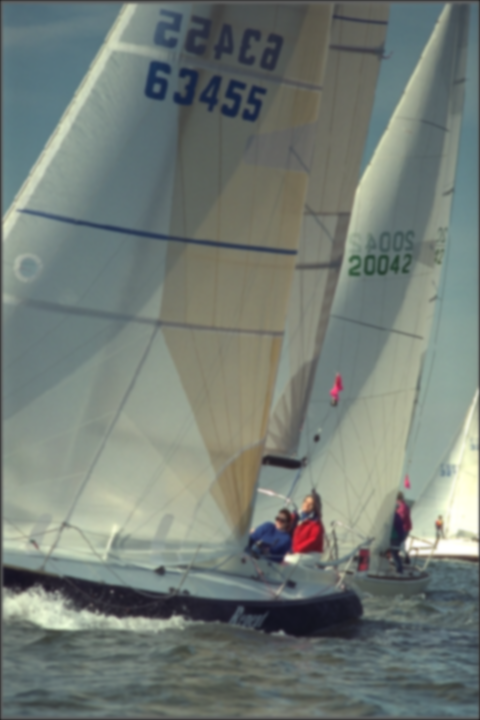
#> input picture sharpnessBISA/BIBLE/img114.bmp, 480 x 720 px
$ python -i SaliencyOptimization.py   (imports and definitions only)
#> lines starting #> are read from the running program, lines starting #| are printed output that depends on the picture
import sys
import cv2
import numpy as np
import math
import networkx as nx
import matplotlib.pyplot as plt

from slic_segmentation import *

from skimage.util import img_as_float
from skimage.color import rgb2gray
from skimage.color import gray2rgb
from skimage.color import rgb2lab
from skimage.segmentation import slic
import scipy.spatial.distance


def S(x1,x2,geodesic,sigma_clr=10):
	return math.exp(-pow(geodesic[x1,x2],2)/(2*sigma_clr*sigma_clr))

def compute_saliency_cost(smoothness,w_bg,wCtr):
	n = len(w_bg)
	A = np.zeros((n,n))
	b = np.zeros((n))

	for x in range(0,n):
		A[x,x] = 2 * w_bg[x] + 2 * (wCtr[x])
		b[x] = 2 * wCtr[x]
		for y in range(0,n):
			A[x,x] += 2 * smoothness[x,y]
			A[x,y] -= 2 * smoothness[x,y]

	x = np.linalg.solve(A, b)

	return x

def path_length(path,G):
	dist = 0.0
	for i in range(1,len(path)):
		dist += G[path[i - 1]][path[i]]['weight']
	return dist

def make_graph(grid):
	# get unique labels
	vertices = np.unique(grid)

	# map unique labels to [1,...,num_labels]
	reverse_dict = dict(zip(vertices,np.arange(len(vertices))))
	grid = np.array([reverse_dict[x] for x in grid.flat]).reshape(grid.shape)

	# create edges
	down = np.c_[grid[:-1, :].ravel(), grid[1:, :].ravel()]
	right = np.c_[grid[:, :-1].ravel(), grid[:, 1:].ravel()]
	all_edges = np.vstack([right, down])
	all_edges = all_edges[all_edges[:, 0] != all_edges[:, 1], :]
	all_edges = np.sort(all_edges,axis=1)
	num_vertices = len(vertices)
	edge_hash = all_edges[:,0] + num_vertices * all_edges[:, 1]
	# find unique connections
	edges = np.unique(edge_hash)
	# undo hashing
	edges = [[vertices[int(x%num_vertices)],
			  vertices[int(x/num_vertices)]] for x in edges]

	return vertices, edges


def get_saliency_rbd(img_path):

	# Saliency map calculation based on:
	# Saliency Optimization from Robust Background Detection, Wangjiang Zhu, Shuang Liang, Yichen Wei and Jian Sun, IEEE Conference on Computer Vision and Pattern Recognition (CVPR), 2014

#> called with img_path = '../../sharpnessBISA/BIBLE/img114.bmp'
	img = cv2.imread(img_path)
#> img is the input picture: shape (720, 480, 3); mean B, G, R 118.2, 124.7, 115.5

	if len(img.shape) != 3: # got a grayscale image
		img = gray2rgb(img)

	img_lab = img_as_float(rgb2lab(img))
#> img_lab: shape (720, 480, 3) float64; mean of channels 0, 1, 2 51.2, -3.9, 4.3

	img_rgb = img_as_float(img)

	img_gray = img_as_float(rgb2gray(img))
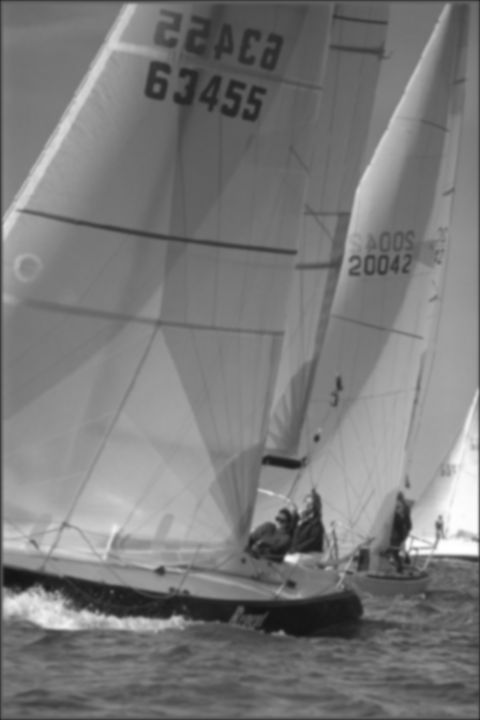
#> img_gray: shape (720, 480) float64; min 0.0806, max 1, mean 0.481
	# p=SLIC(img_rgb,250,10);
	# segments_slic = p.iterate_times(5)
	segments_slic=slic(img_rgb, n_segments=250, compactness=10, sigma=1, enforce_connectivity=False)
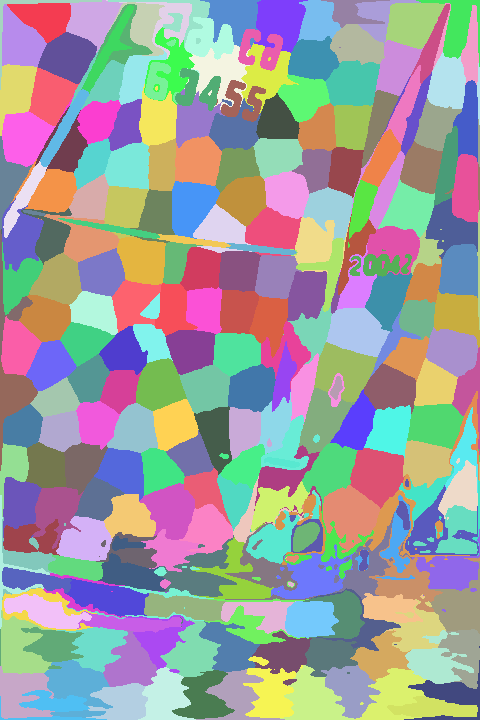
#> segments_slic: shape (720, 480) int64; 247 distinct labels, from 1 to 247; one colour per label, 0 black
	# print 'hello'
	num_segments = len(np.unique(segments_slic))
#> num_segments = 247

	nrows, ncols = segments_slic.shape
#> nrows = 720; ncols = 480
	max_dist = math.sqrt(nrows*nrows + ncols*ncols)
#> max_dist = 865.3

	grid = segments_slic

	(vertices,edges) = make_graph(grid)
#> in make_graph, `vertices = np.unique(grid)`: vertices = 247 values from 1 to 247
#> in make_graph, `reverse_dict = dict(zip(vertices,np.arange(len(vertices))))`: reverse_dict = 247 items
#> in make_graph, `grid = np.array([reverse_dict[x] for x in grid.flat]).reshape(grid.sha..`: grid: shape (720, 480) int64; 247 distinct labels, from 0 to 246
#> in make_graph, `down = np.c_[grid[:-1, :].ravel(), grid[1:, :].ravel()]`: down = 345120 pairs, first value 0 to 246, second value 0 to 246
#> in make_graph, `right = np.c_[grid[:, :-1].ravel(), grid[:, 1:].ravel()]`: right = 344880 pairs, first value 0 to 246, second value 0 to 246
#> in make_graph, `all_edges = np.vstack([right, down])`: all_edges = 690000 pairs, first value 0 to 246, second value 0 to 246
#> in make_graph, `all_edges = all_edges[all_edges[:, 0] != all_edges[:, 1], :]`: all_edges = 35963 pairs, first value 0 to 246, second value 1 to 246
#> in make_graph, `all_edges = np.sort(all_edges,axis=1)`: all_edges = 35963 pairs, first value 0 to 245, second value 1 to 246
#> in make_graph, `num_vertices = len(vertices)`: num_vertices = 247
#> in make_graph, `edges = np.unique(edge_hash)`: edges = 758 values from 247 to 61007
#> in make_graph, `edges = [[vertices[int(x%num_vertices)], vertices[int(x/num_vertices)]..`: edges = 758 pairs, first value 1 to 246, second value 2 to 247
#> vertices = 247 values from 1 to 247

	gridx, gridy = np.mgrid[:grid.shape[0], :grid.shape[1]]

	centers = dict()
	colors = dict()
	distances = dict()
	boundary = dict()

	for v in vertices:
		centers[v] = [gridy[grid == v].mean(), gridx[grid == v].mean()]
		colors[v] = np.mean(img_lab[grid==v],axis=0)

		x_pix = gridx[grid == v]
		y_pix = gridy[grid == v]

		if np.any(x_pix == 0) or np.any(y_pix == 0) or np.any(x_pix == nrows - 1) or np.any(y_pix == ncols - 1):
			boundary[v] = 1
		else:
			boundary[v] = 0
#> after the loop, boundary = 247 items; centers = 247 items; colors = 247 items

	G = nx.Graph()

	#buid the graph
	for edge in edges:
		pt1 = edge[0]
		pt2 = edge[1]
		color_distance = scipy.spatial.distance.euclidean(colors[pt1],colors[pt2])
		G.add_edge(pt1, pt2, weight=color_distance )
#> this loop made 758 passes
#> (pt1, pt2, color_distance) on passes 1 to 3: (1, 2, 17.81), (1, 3, 18.73), (2, 3, 2.64)

	#add a new edge in graph if edges are both on boundary
	for v1 in vertices:
		if boundary[v1] == 1:
			for v2 in vertices:
				if boundary[v2] == 1:
					color_distance = scipy.spatial.distance.euclidean(colors[v1],colors[v2])
					G.add_edge(v1,v2,weight=color_distance)

	geodesic = np.zeros((len(vertices),len(vertices)),dtype=float)
#> geodesic: shape (247, 247) float64; every value is 0
	spatial = np.zeros((len(vertices),len(vertices)),dtype=float)
	smoothness = np.zeros((len(vertices),len(vertices)),dtype=float)
	adjacency = np.zeros((len(vertices),len(vertices)),dtype=float)

	sigma_clr = 10.0
	sigma_bndcon = 1.0
	sigma_spa = 0.25
	mu = 0.1

	all_shortest_paths_color = nx.shortest_path(G,source=None,target=None,weight='weight')

	for v1 in vertices:
		for v2 in vertices:
			if v1 == v2:
				geodesic[v1,v2] = 0
				spatial[v1,v2] = 0
				smoothness[v1,v2] = 0
			else:
				geodesic[v1,v2] = path_length(all_shortest_paths_color[v1][v2],G)
				spatial[v1,v2] = scipy.spatial.distance.euclidean(centers[v1],centers[v2]) / max_dist
				smoothness[v1,v2] = math.exp( - (geodesic[v1,v2] * geodesic[v1,v2])/(2.0*sigma_clr*sigma_clr)) + mu
#> this loop made 1 pass

	for edge in edges:
		pt1 = edge[0]
		pt2 = edge[1]
		adjacency[pt1,pt2] = 1
		adjacency[pt2,pt1] = 1

	for v1 in vertices:
		for v2 in vertices:
			smoothness[v1,v2] = adjacency[v1,v2] * smoothness[v1,v2]

	area = dict()
	len_bnd = dict()
	bnd_con = dict()
	w_bg = dict()
	ctr = dict()
	wCtr = dict()

	for v1 in vertices:
		area[v1] = 0
		len_bnd[v1] = 0
		ctr[v1] = 0
		for v2 in vertices:
			d_app = geodesic[v1,v2]
			d_spa = spatial[v1,v2]
			w_spa = math.exp(- ((d_spa)*(d_spa))/(2.0*sigma_spa*sigma_spa))
			area_i = S(v1,v2,geodesic)
			area[v1] += area_i
			len_bnd[v1] += area_i * boundary[v2]
			ctr[v1] += d_app * w_spa
		bnd_con[v1] = len_bnd[v1] / math.sqrt(area[v1])
		w_bg[v1] = 1.0 - math.exp(- (bnd_con[v1]*bnd_con[v1])/(2*sigma_bndcon*sigma_bndcon))

	for v1 in vertices:
		wCtr[v1] = 0
		for v2 in vertices:
			d_app = geodesic[v1,v2]
			d_spa = spatial[v1,v2]
			w_spa = math.exp(- (d_spa*d_spa)/(2.0*sigma_spa*sigma_spa))
			wCtr[v1] += d_app * w_spa *  w_bg[v2]

	# normalise value for wCtr

	min_value = min(wCtr.values())
	max_value = max(wCtr.values())

	minVal = [key for key, value in wCtr.items() if value == min_value]
	maxVal = [key for key, value in wCtr.items() if value == max_value]

	for v in vertices:
		wCtr[v] = (wCtr[v] - min_value)/(max_value - min_value)

	img_disp1 = img_gray.copy()
	img_disp2 = img_gray.copy()

	x = compute_saliency_cost(smoothness,w_bg,wCtr)

	for v in vertices:
		img_disp1[grid == v] = x[v]

	img_disp2 = img_disp1.copy()
	sal = np.zeros((img_disp1.shape[0],img_disp1.shape[1],3))

	sal = img_disp2
	sal_max = np.max(sal)
	sal_min = np.min(sal)
	sal = 255 * ((sal - sal_min) / (sal_max - sal_min))

	return sal

import os
from skimage.filters import threshold_otsu
# [52 lines not run here, left out]
					# [9 lines of commented-out code are left out]

#> (the run stopped early here; a loop or call above may not have finished)
